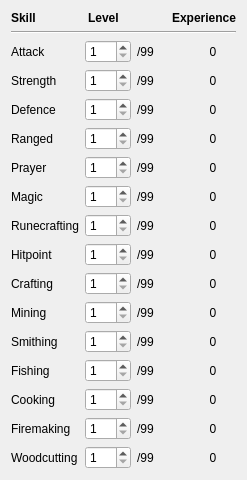
                        <widget class="QWidget" name="scrollAreaWidgetContents_9">
                         <property name="geometry">
                          <rect>
                           <x>0</x>
                           <y>0</y>
                           <width>247</width>
                           <height>410</height>
                          </rect>
                         </property>
                         <layout class="QVBoxLayout" name="verticalLayout_13">
                          <item>
                           <layout class="QGridLayout" name="gridLayout_17">
                            <item row="0" column="0">
                             <widget class="QLabel" name="label_27">
                              <property name="font">
                               <font>
                                <weight>75</weight>
                                <bold>true</bold>
                               </font>
                              </property>
                              <property name="text">
                               <string>Skill</string>
                              </property>
                              <property name="alignment">
                               <set>Qt::AlignLeading|Qt::AlignLeft|Qt::AlignVCenter</set>
                              </property>
                             </widget>
                            </item>
                            <item row="0" column="1">
                             <widget class="QLabel" name="label_46">
                              <property name="font">
                               <font>
                                <weight>75</weight>
                                <bold>true</bold>
                               </font>
                              </property>
                              <property name="text">
                               <string>Level</string>
                              </property>
                             </widget>
                            </item>
                            <item row="0" column="2">
                             <widget class="QLabel" name="label_47">
                              <property name="font">
                               <font>
                                <weight>75</weight>
                                <bold>true</bold>
                               </font>
                              </property>
                              <property name="text">
                               <string>Experience</string>
                              </property>
                              <property name="alignment">
                               <set>Qt::AlignRight|Qt::AlignTrailing|Qt::AlignVCenter</set>
                              </property>
                             </widget>
                            </item>
                           </layout>
                          </item>
                          <item>
                           <widget class="Line" name="line_23">
                            <property name="orientation">
                             <enum>Qt::Horizontal</enum>
                            </property>
                           </widget>
                          </item>
                          <item>
                           <layout class="QGridLayout" name="gridLayout_16">
                            <item row="4" column="0">
                             <widget class="QLabel" name="label_51">
                              <property name="text">
                               <string>Prayer</string>
                              </property>
                             </widget>
                            </item>
                            <item row="0" column="0">
                             <widget class="QLabel" name="label_30">
                              <property name="text">
                               <string>Attack</string>
                              </property>
                             </widget>
                            </item>
                            <item row="0" column="2">
                             <widget class="QLabel" name="label_48">
                              <property name="text">
                               <string>/99</string>
                              </property>
                             </widget>
                            </item>
                            <item row="1" column="0">
                             <widget class="QLabel" name="label_31">
                              <property name="text">
                               <string>Strength</string>
                              </property>
                             </widget>
                            </item>
                            <item row="2" column="0">
                             <widget class="QLabel" name="label_45">
                              <property name="text">
                               <string>Defence</string>
                              </property>
                             </widget>
                            </item>
                            <item row="0" column="3">
                             <widget class="QLabel" name="skills_xp_attack">
                              <property name="text">
                               <string>0</string>
                              </property>
                              <property name="alignment">
                               <set>Qt::AlignCenter</set>
                              </property>
                             </widget>
                            </item>
                            <item row="0" column="1">
                             <widget class="QSpinBox" name="skills_attack">
                              <property name="minimum">
                               <number>1</number>
                              </property>
                             </widget>
                            </item>
                            <item row="3" column="0">
                             <widget class="QLabel" name="label_50">
                              <property name="text">
                               <string>Ranged</string>
                              </property>
                             </widget>
                            </item>
                            <item row="8" column="0">
                             <widget class="QLabel" name="label_52">
                              <property name="text">
                               <string>Crafting</string>
                              </property>
                             </widget>
                            </item>
                            <item row="7" column="0">
                             <widget class="QLabel" name="label_54">
                              <property name="text">
                               <string>Hitpoint</string>
                              </property>
                             </widget>
                            </item>
                            <item row="5" column="0">
                             <widget class="QLabel" name="label_53">
                              <property name="text">
                               <string>Magic</string>
                              </property>
                             </widget>
                            </item>
                            <item row="10" column="0">
                             <widget class="QLabel" name="label_59">
                              <property name="text">
                               <string>Smithing</string>
                              </property>
                             </widget>
                            </item>
                            <item row="6" column="0">
                             <widget class="QLabel" name="label_55">
                              <property name="text">
                               <string>Runecrafting</string>
                              </property>
                             </widget>
                            </item>
                            <item row="11" column="0">
                             <widget class="QLabel" name="label_57">
                              <property name="text">
                               <string>Fishing</string>
                              </property>
                             </widget>
                            </item>
                            <item row="9" column="0">
                             <widget class="QLabel" name="label_58">
                              <property name="text">
                               <string>Mining</string>
                              </property>
                             </widget>
                            </item>
                            <item row="14" column="0">
                             <widget class="QLabel" name="label_62">
                              <property name="text">
                               <string>Woodcutting</string>
                              </property>
                             </widget>
                            </item>
                            <item row="13" column="0">
                             <widget class="QLabel" name="label_63">
                              <property name="text">
                               <string>Firemaking</string>
                              </property>
                             </widget>
                            </item>
                            <item row="12" column="0">
                             <widget class="QLabel" name="label_60">
                              <property name="text">
                               <string>Cooking</string>
                              </property>
                             </widget>
                            </item>
                            <item row="1" column="2">
                             <widget class="QLabel" name="label_56">
                              <property name="text">
                               <string>/99</string>
                              </property>
                             </widget>
                            </item>
                            <item row="2" column="2">
                             <widget class="QLabel" name="label_61">
                              <property name="text">
                               <string>/99</string>
                              </property>
                             </widget>
                            </item>
                            <item row="3" column="2">
                             <widget class="QLabel" name="label_64">
                              <property name="text">
                               <string>/99</string>
                              </property>
                             </widget>
                            </item>
                            <item row="4" column="2">
                             <widget class="QLabel" name="label_65">
                              <property name="text">
                               <string>/99</string>
                              </property>
                             </widget>
                            </item>
                            <item row="5" column="2">
                             <widget class="QLabel" name="label_66">
                              <property name="text">
                               <string>/99</string>
                              </property>
                             </widget>
                            </item>
                            <item row="1" column="3">
                             <widget class="QLabel" name="skills_xp_strength">
                              <property name="text">
                               <string>0</string>
                              </property>
                              <property name="alignment">
                               <set>Qt::AlignCenter</set>
                              </property>
                             </widget>
                            </item>
                            <item row="2" column="3">
                             <widget class="QLabel" name="skills_xp_defence">
                              <property name="text">
                               <string>0</string>
                              </property>
                              <property name="alignment">
                               <set>Qt::AlignCenter</set>
                              </property>
                             </widget>
                            </item>
                            <item row="3" column="3">
                             <widget class="QLabel" name="skills_xp_ranged">
                              <property name="text">
                               <string>0</string>
                              </property>
                              <property name="alignment">
                               <set>Qt::AlignCenter</set>
                              </property>
                             </widget>
                            </item>
                            <item row="4" column="3">
                             <widget class="QLabel" name="skills_xp_prayer">
                              <property name="text">
                               <string>0</string>
                              </property>
                              <property name="alignment">
                               <set>Qt::AlignCenter</set>
                              </property>
                             </widget>
                            </item>
                            <item row="5" column="3">
                             <widget class="QLabel" name="skills_xp_magic">
                              <property name="text">
                               <string>0</string>
                              </property>
                              <property name="alignment">
                               <set>Qt::AlignCenter</set>
                              </property>
                             </widget>
                            </item>
                            <item row="6" column="2">
                             <widget class="QLabel" name="label_72">
                              <property name="text">
                               <string>/99</string>
                              </property>
                             </widget>
                            </item>
                            <item row="7" column="2">
                             <widget class="QLabel" name="label_73">
                              <property name="text">
                               <string>/99</string>
                              </property>
                             </widget>
                            </item>
                            <item row="8" column="2">
                             <widget class="QLabel" name="label_74">
                              <property name="text">
                               <string>/99</string>
                              </property>
                             </widget>
                            </item>
                            <item row="9" column="2">
                             <widget class="QLabel" name="label_75">
                              <property name="text">
                               <string>/99</string>
                              </property>
                             </widget>
                            </item>
                            <item row="10" column="2">
                             <widget class="QLabel" name="label_76">
                              <property name="text">
                               <string>/99</string>
                              </property>
                             </widget>
                            </item>
                            <item row="6" column="3">
                             <widget class="QLabel" name="skills_xp_runcrafting">
                              <property name="text">
                               <string>0</string>
                              </property>
                              <property name="alignment">
                               <set>Qt::AlignCenter</set>
                              </property>
                             </widget>
                            </item>
                            <item row="7" column="3">
                             <widget class="QLabel" name="skills_xp_hitpoint">
                              <property name="text">
                               <string>0</string>
                              </property>
                              <property name="alignment">
                               <set>Qt::AlignCenter</set>
                              </property>
                             </widget>
                            </item>
                            <item row="8" column="3">
                             <widget class="QLabel" name="skills_xp_crafting">
                              <property name="text">
                               <string>0</string>
                              </property>
                              <property name="alignment">
                               <set>Qt::AlignCenter</set>
                              </property>
                             </widget>
                            </item>
                            <item row="9" column="3">
                             <widget class="QLabel" name="skills_xp_mining">
                              <property name="text">
                               <string>0</string>
                              </property>
                              <property name="alignment">
                               <set>Qt::AlignCenter</set>
                              </property>
                             </widget>
                            </item>
                            <item row="10" column="3">
                             <widget class="QLabel" name="skills_xp_smithing">
                              <property name="text">
                               <string>0</string>
                              </property>
                              <property name="alignment">
                               <set>Qt::AlignCenter</set>
                              </property>
                             </widget>
                            </item>
                            <item row="11" column="3">
                             <widget class="QLabel" name="skills_xp_fishing">
                              <property name="text">
                               <string>0</string>
                              </property>
                              <property name="alignment">
                               <set>Qt::AlignCenter</set>
                              </property>
                             </widget>
                            </item>
                            <item row="11" column="2">
                             <widget class="QLabel" name="label_83">
                              <property name="text">
                               <string>/99</string>
                              </property>
                             </widget>
                            </item>
                            <item row="12" column="2">
                             <widget class="QLabel" name="label_84">
                              <property name="text">
                               <string>/99</string>
                              </property>
                             </widget>
                            </item>
                            <item row="12" column="3">
                             <widget class="QLabel" name="skills_xp_cooking">
                              <property name="text">
                               <string>0</string>
                              </property>
                              <property name="alignment">
                               <set>Qt::AlignCenter</set>
                              </property>
                             </widget>
                            </item>
                            <item row="13" column="2">
                             <widget class="QLabel" name="label_86">
                              <property name="text">
                               <string>/99</string>
                              </property>
                             </widget>
                            </item>
                            <item row="13" column="3">
                             <widget class="QLabel" name="skills_xp_firemaking">
                              <property name="text">
                               <string>0</string>
                              </property>
                              <property name="alignment">
                               <set>Qt::AlignCenter</set>
                              </property>
                             </widget>
                            </item>
                            <item row="14" column="2">
                             <widget class="QLabel" name="label_88">
                              <property name="text">
                               <string>/99</string>
                              </property>
                             </widget>
                            </item>
                            <item row="14" column="3">
                             <widget class="QLabel" name="skills_xp_woodcutting">
                              <property name="text">
                               <string>0</string>
                              </property>
                              <property name="alignment">
                               <set>Qt::AlignCenter</set>
                              </property>
                             </widget>
                            </item>
                            <item row="1" column="1">
                             <widget class="QSpinBox" name="skills_strength">
                              <property name="minimum">
                               <number>1</number>
                              </property>
                             </widget>
                            </item>
                            <item row="2" column="1">
                             <widget class="QSpinBox" name="skills_defence">
                              <property name="minimum">
                               <number>1</number>
                              </property>
                             </widget>
                            </item>
                            <item row="3" column="1">
                             <widget class="QSpinBox" name="skills_ranged">
                              <property name="minimum">
                               <number>1</number>
                              </property>
                             </widget>
                            </item>
                            <item row="4" column="1">
                             <widget class="QSpinBox" name="skills_prayer">
                              <property name="minimum">
                               <number>1</number>
                              </property>
                             </widget>
                            </item>
                            <item row="5" column="1">
                             <widget class="QSpinBox" name="skills_magic">
                              <property name="minimum">
                               <number>1</number>
                              </property>
                             </widget>
                            </item>
                            <item row="6" column="1">
                             <widget class="QSpinBox" name="skills_runcrafting">
                              <property name="minimum">
                               <number>1</number>
                              </property>
                             </widget>
                            </item>
                            <item row="7" column="1">
                             <widget class="QSpinBox" name="skills_hitpoint">
                              <property name="minimum">
                               <number>1</number>
                              </property>
                             </widget>
                            </item>
                            <item row="8" column="1">
                             <widget class="QSpinBox" name="skills_crafting">
                              <property name="minimum">
                               <number>1</number>
                              </property>
                             </widget>
                            </item>
                            <item row="9" column="1">
                             <widget class="QSpinBox" name="skills_mining">
                              <property name="minimum">
                               <number>1</number>
                              </property>
                             </widget>
                            </item>
                            <item row="10" column="1">
                             <widget class="QSpinBox" name="skills_smithing">
                              <property name="minimum">
                               <number>1</number>
                              </property>
                             </widget>
                            </item>
                            <item row="11" column="1">
                             <widget class="QSpinBox" name="skills_fishing">
                              <property name="minimum">
                               <number>1</number>
                              </property>
                             </widget>
                            </item>
                            <item row="12" column="1">
                             <widget class="QSpinBox" name="skills_cooking">
                              <property name="minimum">
                               <number>1</number>
                              </property>
                             </widget>
                            </item>
                            <item row="13" column="1">
                             <widget class="QSpinBox" name="skills_firemaking">
                              <property name="minimum">
                               <number>1</number>
                              </property>
                             </widget>
                            </item>
                            <item row="14" column="1">
                             <widget class="QSpinBox" name="skills_woodcutting">
                              <property name="minimum">
                               <number>1</number>
                              </property>
                             </widget>
                            </item>
                           </layout>
                          </item>
                          <item>
                           <spacer name="verticalSpacer_6">
                            <property name="orientation">
                             <enum>Qt::Vertical</enum>
                            </property>
                            <property name="sizeHint" stdset="0">
                             <size>
                              <width>20</width>
                              <height>40</height>
                             </size>
                            </property>
                           </spacer>
                          </item>
                         </layout>
                        </widget>
